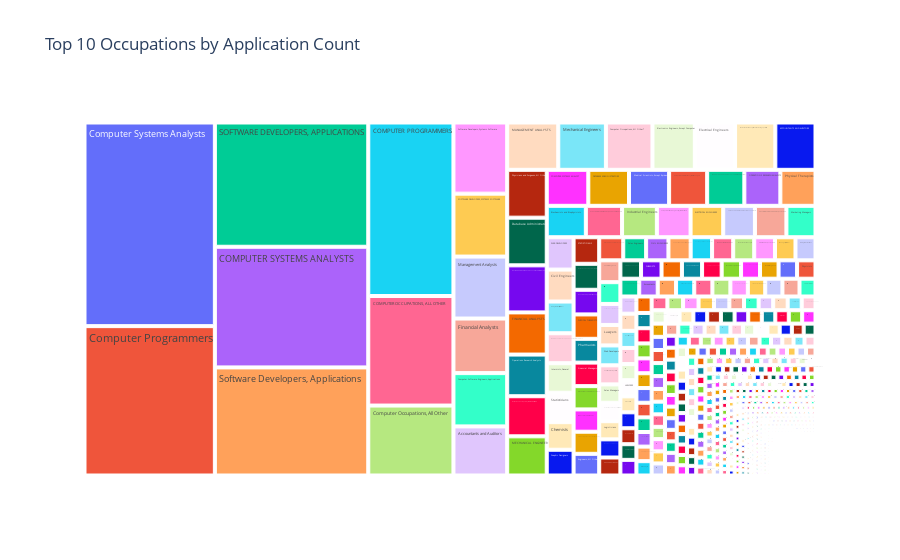

The notebook cell saved with this chart:
### Code cell
tm = px.treemap(
    top_jobs,
    path=['SOC_NAME'],
    values='Count',
    title='Top 10 Occupations by Application Count'
)
tm

### Figure 1 — Plotly figure (JSON) as saved in the notebook; plotly's stock layout.template omitted (floating-point values rounded to 4 significant figures; data arrays with more than 128 entries replaced by an {"elided": "..."} marker saying what was removed)
{"data": [{"branchvalues": "total", "domain": {"x": [0, 1], "y": [0, 1]}, "hovertemplate": "labels=%{label}<br>Count=%{value}<br>parent=%{parent}<br>id=%{id}<extra></extra>", "ids": {"elided": "2132 str values"}, "labels": {"elided": "2132 str values"}, "name": "", "parents": {"elided": "2132 str values"}, "type": "treemap", "values": {"elided": "2132 int values"}}], "layout": {"autosize": true, "legend": {"tracegroupgap": 0}, "title": {"text": "Top 10 Occupations by Application Count"}}}
